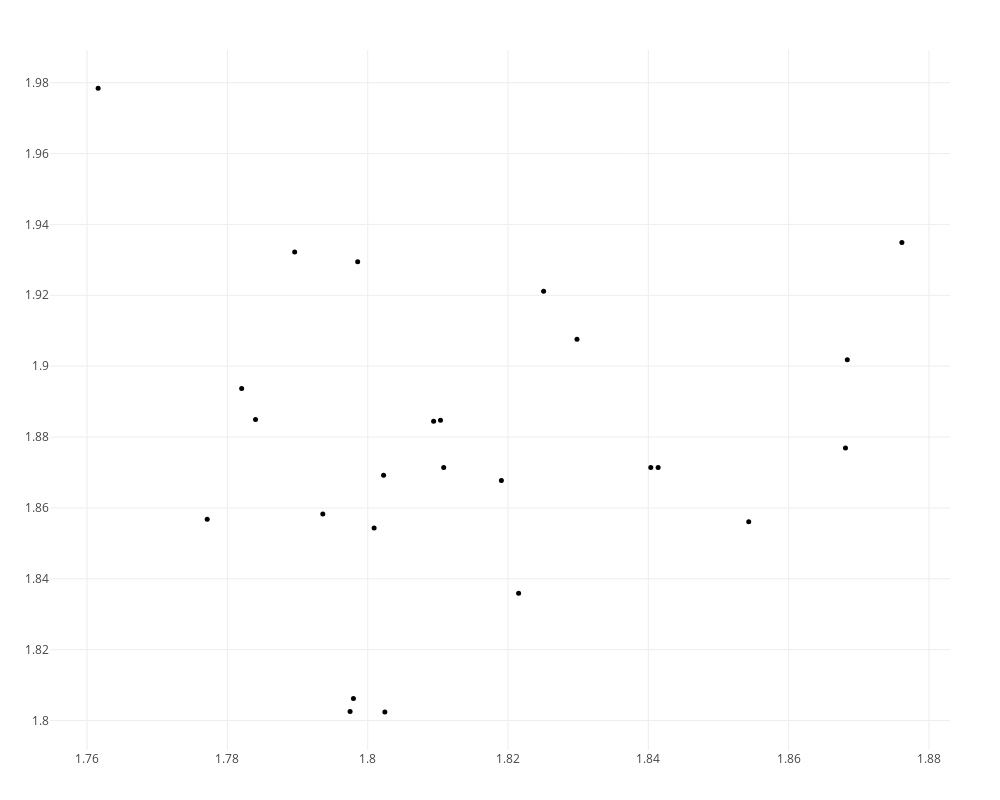

Here is the notebook cell this chart was saved with:
### Code cell
plotpersistencediagram_pjs(th_res,dim=2)

### Figure 1 — Plotly figure (JSON) as saved in the notebook; plotly's stock layout.template omitted (floating-point values rounded to 4 significant figures)
{"data": [{"hoverinfo": "x+y+text", "marker": {"color": "black", "size": 5}, "mode": "markers", "text": ["class/size  1/36", "class/size  2/146", "class/size  3/50", "class/size  4/70", "class/size  5/48", "class/size  6/88", "class/size  7/66", "class/size  8/52", "class/size  9/46", "class/size  10/54", "class/size  11/56", "class/size  12/62", "class/size  13/62", "class/size  14/32", "class/size  15/70", "class/size  16/154", "class/size  17/70", "class/size  18/26", "class/size  19/68", "class/size  20/60", "class/size  21/100", "class/size  22/92", "class/size  23/52", "class/size  24/190", "class/size  25/76"], "textfont": {"family": "Raleway, sans-serif"}, "textposition": "top center", "type": "scatter", "x": [1.797, 1.798, 1.802, 1.811, 1.84, 1.841, 1.868, 1.868, 1.777, 1.782, 1.801, 1.809, 1.81, 1.819, 1.822, 1.825, 1.83, 1.854, 1.876, 1.784, 1.79, 1.794, 1.802, 1.762, 1.799], "y": [1.803, 1.806, 1.802, 1.871, 1.871, 1.871, 1.877, 1.902, 1.857, 1.894, 1.854, 1.884, 1.885, 1.868, 1.836, 1.921, 1.908, 1.856, 1.935, 1.885, 1.932, 1.858, 1.869, 1.978, 1.929]}, {"hoverinfo": "x+text", "marker": {"color": "red", "size": 6}, "mode": "markers", "text": [], "textfont": {"family": "Raleway, sans-serif"}, "textposition": "top center", "type": "scatter", "x": [], "y": []}], "layout": {"height": 800, "hovermode": "closest", "margin": {"b": 50, "l": 50, "r": 50, "t": 50}, "scene": {"aspectmode": "manual", "aspectratio": {"x": 1, "y": 1.536}}, "showlegend": false, "width": 1000}}
